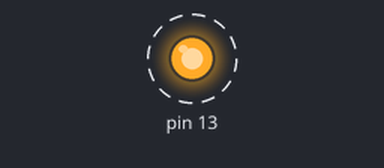
Bench run of a sketch on a simulated Arduino Uno, built with avr-gcc and run on an emulated ATmega328P. Shown: output pins drawn as LEDs (lit = HIGH). Dashed ring = blinking.

Above: at 0.5 s.
Timing chart, 0 to 4.6 s (numbered marks = the images above):
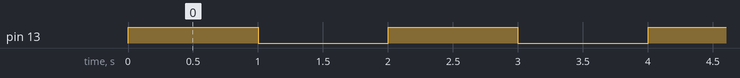

The sketch:

sketch_feb07a.ino
```cpp
float vorigeTijd = 0;
float interval = 1000;


void setup() {
  // put your setup code here, to run once:
pinMode(13, OUTPUT);
digitalWrite(13, HIGH);
vorigeTijd = millis();
}

void loop() {

if (millis()-vorigeTijd >= interval) {
  digitalWrite(13, !digitalRead(13));
  vorigeTijd = millis();
}
}
```

Measured:
- by itself, pin 13: alternates HIGH for 1.0 s and LOW for 1.0 s
